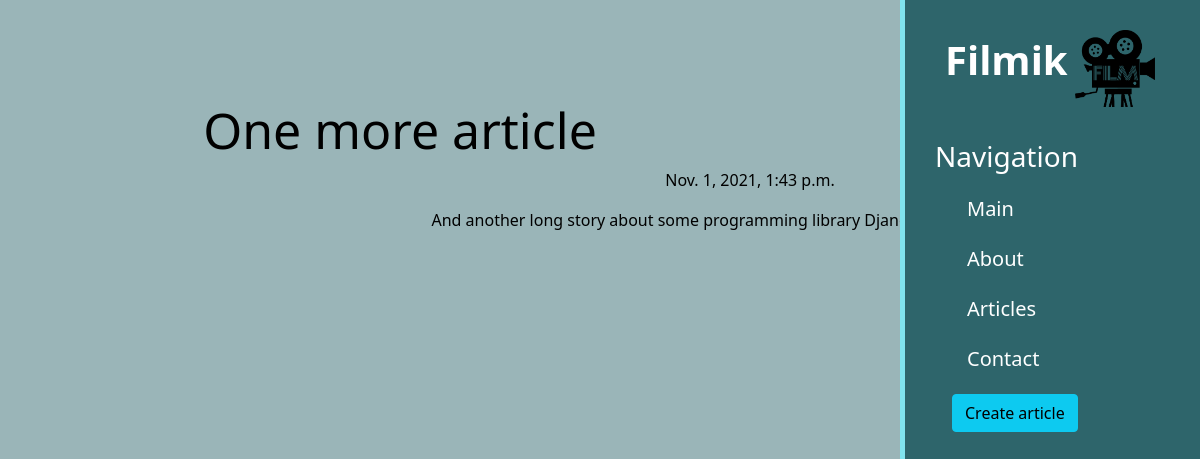
The app's page /article/2 with its own data.
### articles/models.py (models this page shows, shortened)
class Articles(models.Model):
    title = models.CharField('Title', max_length=50)
    intro = models.CharField('intro', max_length=250)
    full_text = models.TextField('article')
    date = models.DateTimeField('public')
    class Meta:
        verbose_name= 'article'
        verbose_name_plural = 'articles'

### articles/views.py (the view)
# urls.py: path('<int:pk>', views.ArticleDetailView.as_view(), name='full_article'),
class ArticleDetailView(DetailView):
    model = Articles
    template_name = 'articles/detail_view.html'
    context_object_name = 'post'

### articles/templates/articles/detail_view.html (shortened to what this page needs)
{% extends 'main/base.html' %}
{% block content %}
    <div class="features">
        <h1>{{ post.title }}</h1>
        <p>{{ post.date }}</p>
        <p>{{ post.full_text }}</p>
    </div>
{% endblock %}

### main/static/main/css/main.css (style rules this page uses)
body { background: #9AB5B8 }
.features { float: right; color: #000; margin-top: 100px; text-align: center; width: 75%; }
.features h1 { font-size: 50px; position: relative; left: -350px; }

### records on screen
Articles: title "One more article", date "Nov. 1, 2021, 1:43 p.m.", full_text "And another long story about some programming library Django told by Genre Cavel"
